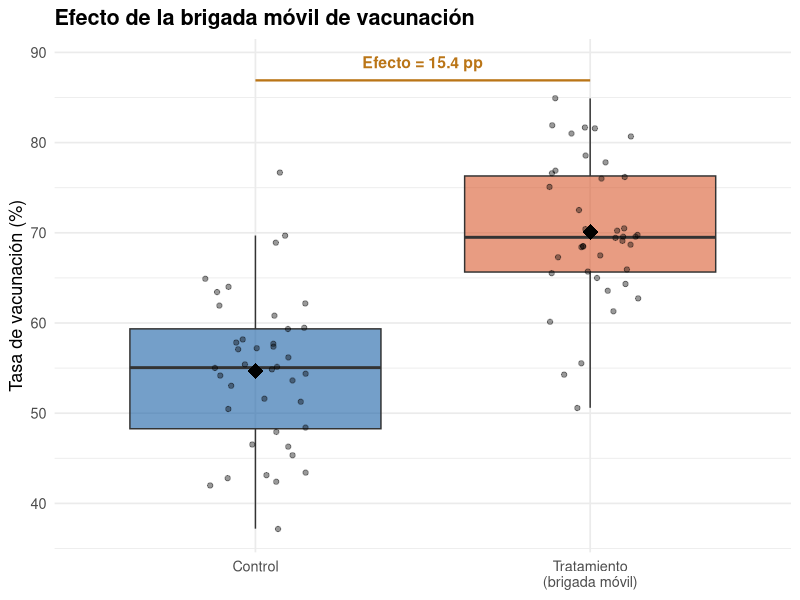
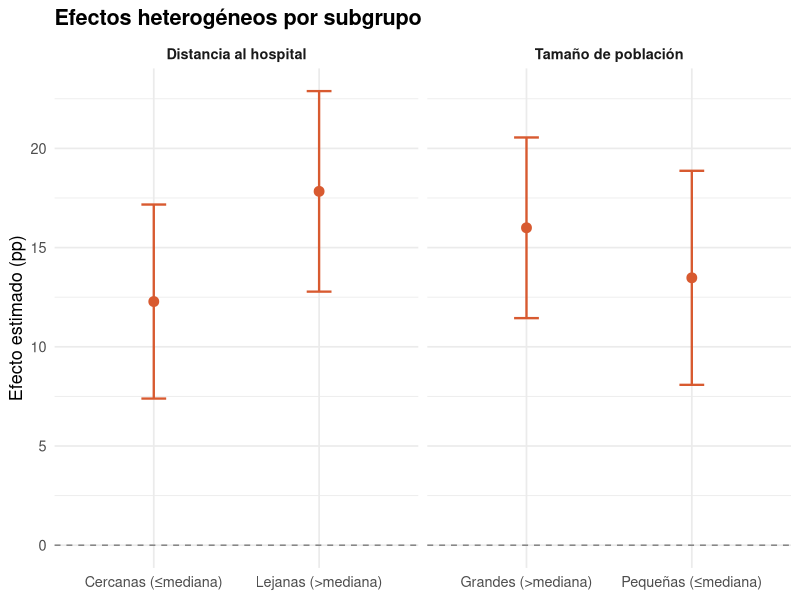

Source code (R) for these figures, in order:
## ---- chunk 1
#| label: rct-datos-simulados
#| code-fold: false

set.seed(42)

n <- 80  # 40 tratamiento + 40 control

# Covariables pre-tratamiento
poblacion <- round(runif(n, min = 500, max = 5000))
distancia_hospital <- round(runif(n, min = 2, max = 60), 1)
ingreso_base <- round(rnorm(n, mean = 800, sd = 200))

# Asignación aleatoria al tratamiento
tratamiento <- c(rep(1, 40), rep(0, 40))

# Efecto verdadero del programa: 12 puntos porcentuales
efecto_real <- 12

# Variable de resultado: tasa de vacunación (%)
tasa_vacunacion <- 45 +
  0.003 * poblacion +
  -0.15 * distancia_hospital +
  0.01 * ingreso_base +
  efecto_real * tratamiento +
  rnorm(n, mean = 0, sd = 8)

tasa_vacunacion <- pmin(pmax(round(tasa_vacunacion, 1), 10), 98)

# Crear base de datos
datos <- data.frame(
  comunidad_id = sprintf("COM_%03d", 1:n),
  tratamiento = tratamiento,
  poblacion = poblacion,
  distancia_hospital = distancia_hospital,
  ingreso_base = ingreso_base,
  tasa_vacunacion = tasa_vacunacion
)

# Vista previa
head(datos, 10)
## ---- chunk 2
#| label: tbl-rct-balance
#| tbl-cap: "Tabla de balance: comparación de características pre-tratamiento entre grupos"
#| code-fold: false

library(dplyr)

balance <- datos |>
  group_by(tratamiento) |>
  summarise(
    n = n(),
    poblacion_media = round(mean(poblacion), 0),
    distancia_media = round(mean(distancia_hospital), 1),
    ingreso_medio = round(mean(ingreso_base), 0),
    .groups = "drop"
  )

# Tests de diferencia de medias
test_pob <- t.test(poblacion ~ tratamiento, data = datos)
test_dist <- t.test(distancia_hospital ~ tratamiento, data = datos)
test_ing <- t.test(ingreso_base ~ tratamiento, data = datos)

tabla_balance <- data.frame(
  Variable = c("Población", "Distancia al hospital (km)", "Ingreso base (USD)"),
  Control = c(balance$poblacion_media[1],
              balance$distancia_media[1],
              balance$ingreso_medio[1]),
  Tratamiento = c(balance$poblacion_media[2],
                  balance$distancia_media[2],
                  balance$ingreso_medio[2]),
  Diferencia = c(
    round(balance$poblacion_media[2] - balance$poblacion_media[1], 1),
    round(balance$distancia_media[2] - balance$distancia_media[1], 1),
    round(balance$ingreso_medio[2] - balance$ingreso_medio[1], 1)
  ),
  Valor_p = c(
    round(test_pob$p.value, 3),
    round(test_dist$p.value, 3),
    round(test_ing$p.value, 3)
  )
)

knitr::kable(tabla_balance,
             col.names = c("Variable", "Control", "Tratamiento",
                           "Diferencia", "Valor p"))
## ---- chunk 3
#| label: rct-estimacion
#| code-fold: false

# Modelo 1: diferencia de medias simple
modelo_simple <- lm(tasa_vacunacion ~ tratamiento, data = datos)
summary(modelo_simple)
## ---- chunk 4
#| label: fig-rct-resultados
#| fig-cap: "Distribución de la tasa de vacunación por grupo"
#| code-fold: false

library(ggplot2)

datos$grupo <- ifelse(datos$tratamiento == 1,
                      "Tratamiento\n(brigada móvil)",
                      "Control")

medias_grupo <- datos |>
  group_by(grupo) |>
  summarise(media = mean(tasa_vacunacion), .groups = "drop")

ggplot(datos, aes(x = grupo, y = tasa_vacunacion, fill = grupo)) +
  geom_boxplot(alpha = 0.6, outlier.shape = NA) +
  geom_jitter(width = 0.15, alpha = 0.4, size = 1.5) +
  geom_point(data = medias_grupo, aes(y = media),
             shape = 18, size = 5, color = "black") +
  annotate("segment",
           x = 1, xend = 2,
           y = max(datos$tasa_vacunacion) + 2,
           yend = max(datos$tasa_vacunacion) + 2,
           color = "#BA7517", linewidth = 0.8) +
  annotate("text",
           x = 1.5, y = max(datos$tasa_vacunacion) + 4,
           label = paste0("Efecto = ",
                          round(coef(modelo_simple)[2], 1), " pp"),
           color = "#BA7517", fontface = "bold", size = 4) +
  scale_fill_manual(values = c("Control" = "#185FA5",
                                "Tratamiento\n(brigada móvil)" = "#D85A30")) +
  labs(x = NULL, y = "Tasa de vacunación (%)",
       title = "Efecto de la brigada móvil de vacunación") +
  theme_minimal(base_size = 13) +
  theme(legend.position = "none",
        plot.title = element_text(face = "bold"))
## ---- chunk 5
#| label: tbl-rct-modelos
#| tbl-cap: "Comparación de modelos: con y sin covariables"
#| code-fold: false

# Modelo 2: con covariables para mayor precisión
modelo_covariables <- lm(tasa_vacunacion ~ tratamiento + poblacion +
                           distancia_hospital + ingreso_base,
                         data = datos)

# Tabla comparativa
resultados <- data.frame(
  Modelo = c("Sin covariables", "Con covariables"),
  Efecto = c(round(coef(modelo_simple)[2], 2),
             round(coef(modelo_covariables)[2], 2)),
  Error_std = c(round(summary(modelo_simple)$coefficients[2, 2], 2),
                round(summary(modelo_covariables)$coefficients[2, 2], 2)),
  Valor_p = c(round(summary(modelo_simple)$coefficients[2, 4], 4),
              round(summary(modelo_covariables)$coefficients[2, 4], 4)),
  R2 = c(round(summary(modelo_simple)$r.squared, 3),
         round(summary(modelo_covariables)$r.squared, 3))
)

knitr::kable(resultados,
             col.names = c("Modelo", "Efecto (pp)", "Error estándar",
                           "Valor p", "R²"))
## ---- chunk 6
#| label: fig-rct-heterogeneos
#| fig-cap: "Efectos heterogéneos: ¿el programa funciona igual en comunidades cercanas y lejanas?"
#| code-fold: false

library(dplyr)
library(ggplot2)

# Crear subgrupos por distancia al hospital
datos$subgrupo_dist <- ifelse(datos$distancia_hospital > median(datos$distancia_hospital),
                               "Lejanas (>mediana)", "Cercanas (≤mediana)")

# Crear subgrupos por tamaño de población
datos$subgrupo_pob <- ifelse(datos$poblacion > median(datos$poblacion),
                              "Grandes (>mediana)", "Pequeñas (≤mediana)")

# Estimar efectos por subgrupo de distancia
efectos_dist <- datos |>
  group_by(subgrupo_dist) |>
  summarise(
    efecto = coef(lm(tasa_vacunacion ~ tratamiento))[2],
    se = summary(lm(tasa_vacunacion ~ tratamiento))$coefficients[2, 2],
    .groups = "drop"
  ) |>
  mutate(dimension = "Distancia al hospital",
         subgrupo = subgrupo_dist)

# Estimar efectos por subgrupo de población
efectos_pob <- datos |>
  group_by(subgrupo_pob) |>
  summarise(
    efecto = coef(lm(tasa_vacunacion ~ tratamiento))[2],
    se = summary(lm(tasa_vacunacion ~ tratamiento))$coefficients[2, 2],
    .groups = "drop"
  ) |>
  mutate(dimension = "Tamaño de población",
         subgrupo = subgrupo_pob)

# Combinar
efectos_sub <- bind_rows(
  efectos_dist |> select(dimension, subgrupo, efecto, se),
  efectos_pob |> select(dimension, subgrupo, efecto, se)
)

ggplot(efectos_sub, aes(x = subgrupo, y = efecto)) +
  geom_point(size = 3, color = "#D85A30") +
  geom_errorbar(aes(ymin = efecto - 1.96 * se,
                     ymax = efecto + 1.96 * se),
                width = 0.15, color = "#D85A30", linewidth = 0.8) +
  geom_hline(yintercept = 0, linetype = "dashed", color = "gray50") +
  facet_wrap(~dimension, scales = "free_x") +
  labs(x = NULL, y = "Efecto estimado (pp)",
       title = "Efectos heterogéneos por subgrupo") +
  theme_minimal(base_size = 13) +
  theme(plot.title = element_text(face = "bold"),
        strip.text = element_text(face = "bold"))
## ---- chunk 7
#| label: tbl-rct-estructura-anexo
#| tbl-cap: "Estructura mínima de base de datos para un RCT"
#| code-fold: true
#| echo: false

ejemplo <- data.frame(
  id = c("ID_001", "ID_001", "ID_002", "ID_002", "ID_003", "ID_003"),
  periodo = c("Línea base", "Seguimiento", "Línea base", "Seguimiento",
              "Línea base", "Seguimiento"),
  asignacion = c(1, 1, 0, 0, 1, 1),
  tratamiento_efectivo = c(1, 1, 0, 0, 0, 0),
  resultado = c(42, 58, 45, 47, 38, 40),
  covariable_1 = c(2500, 2500, 1800, 1800, 3200, 3200),
  covariable_2 = c(15, 15, 8, 8, 32, 32)
)

knitr::kable(ejemplo,
             col.names = c("ID", "Periodo", "Asignación", "Tratamiento efectivo",
                           "Resultado", "Población", "Distancia (km)"))
